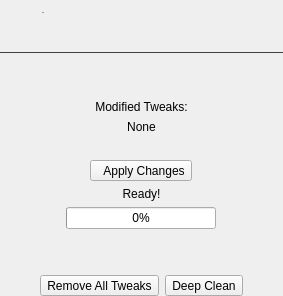
            <widget class="QWidget" name="applyPage">
             <layout class="QVBoxLayout" name="verticalLayout_6">
              <property name="leftMargin">
               <number>0</number>
              </property>
              <property name="topMargin">
               <number>0</number>
              </property>
              <property name="rightMargin">
               <number>0</number>
              </property>
              <property name="bottomMargin">
               <number>0</number>
              </property>
              <item>
               <widget class="QWidget" name="verticalWidget" native="true">
                <layout class="QVBoxLayout" name="verticalLayout_24">
                 <property name="leftMargin">
                  <number>0</number>
                 </property>
                 <property name="topMargin">
                  <number>0</number>
                 </property>
                 <property name="rightMargin">
                  <number>0</number>
                 </property>
                 <property name="bottomMargin">
                  <number>0</number>
                 </property>
                 <item>
                  <widget class="QWidget" name="locSimPageHeader_2" native="true">
                   <layout class="QHBoxLayout" name="horizontalLayout_33">
                    <property name="spacing">
                     <number>10</number>
                    </property>
                    <property name="leftMargin">
                     <number>0</number>
                    </property>
                    <property name="rightMargin">
                     <number>0</number>
                    </property>
                    <item>
                     <widget class="QToolButton" name="toolButton_18">
                      <property name="enabled">
                       <bool>false</bool>
                      </property>
                      <property name="styleSheet">
                       <string notr="true">QToolButton {
	icon-size: 24px;
	background-color: transparent;
	padding-left: 0px;
	padding-right: 5px;
	border-radius: 0px;
}</string>
                      </property>
                      <property name="icon">
                       <iconset resource="resources.qrc">
                        <normaloff>:/icon/check-circle.svg</normaloff>:/icon/check-circle.svg</iconset>
                      </property>
                     </widget>
                    </item>
                    <item>
                     <widget class="QWidget" name="verticalWidget_11" native="true">
                      <layout class="QVBoxLayout" name="verticalLayout_33">
                       <property name="spacing">
                        <number>6</number>
                       </property>
                       <property name="leftMargin">
                        <number>0</number>
                       </property>
                       <property name="topMargin">
                        <number>0</number>
                       </property>
                       <property name="rightMargin">
                        <number>0</number>
                       </property>
                       <property name="bottomMargin">
                        <number>0</number>
                       </property>
                       <item>
                        <widget class="QLabel" name="statusBarLbl_5">
                         <property name="font">
                          <font>
                           <pointsize>-1</pointsize>
                           <bold>false</bold>
                          </font>
                         </property>
                         <property name="text">
                          <string>Apply</string>
                         </property>
                        </widget>
                       </item>
                       <item>
                        <widget class="QLabel" name="label_16">
                         <property name="text">
                          <string/>
                         </property>
                        </widget>
                       </item>
                      </layout>
                     </widget>
                    </item>
                    <item>
                     <spacer name="horizontalSpacer_15">
                      <property name="orientation">
                       <enum>Qt::Horizontal</enum>
                      </property>
                      <property name="sizeHint" stdset="0">
                       <size>
                        <width>40</width>
                        <height>20</height>
                       </size>
                      </property>
                     </spacer>
                    </item>
                   </layout>
                  </widget>
                 </item>
                 <item>
                  <widget class="Line" name="line_5">
                   <property name="styleSheet">
                    <string notr="true">QFrame {
	color: #414141;
}</string>
                   </property>
                   <property name="frameShadow">
                    <enum>QFrame::Plain</enum>
                   </property>
                   <property name="orientation">
                    <enum>Qt::Horizontal</enum>
                   </property>
                  </widget>
                 </item>
                 <item>
                  <spacer name="verticalSpacer_10">
                   <property name="orientation">
                    <enum>Qt::Vertical</enum>
                   </property>
                   <property name="sizeHint" stdset="0">
                    <size>
                     <width>20</width>
                     <height>40</height>
                    </size>
                   </property>
                  </spacer>
                 </item>
                 <item>
                  <widget class="QLabel" name="label_6">
                   <property name="text">
                    <string>Modified Tweaks:</string>
                   </property>
                   <property name="alignment">
                    <set>Qt::AlignCenter</set>
                   </property>
                  </widget>
                 </item>
                 <item>
                  <widget class="QLabel" name="enabledTweaksLbl">
                   <property name="text">
                    <string>None</string>
                   </property>
                   <property name="alignment">
                    <set>Qt::AlignCenter</set>
                   </property>
                  </widget>
                 </item>
                 <item>
                  <widget class="QWidget" name="horizontalWidget" native="true">
                   <layout class="QHBoxLayout" name="horizontalLayout_17">
                    <property name="leftMargin">
                     <number>0</number>
                    </property>
                    <property name="topMargin">
                     <number>20</number>
                    </property>
                    <property name="rightMargin">
                     <number>0</number>
                    </property>
                    <property name="bottomMargin">
                     <number>0</number>
                    </property>
                    <item>
                     <widget class="QToolButton" name="applyTweaksBtn">
                      <property name="text">
                       <string>  Apply Changes</string>
                      </property>
                      <property name="icon">
                       <iconset resource="resources.qrc">
                        <normaloff>:/icon/check-circle.svg</normaloff>:/icon/check-circle.svg</iconset>
                      </property>
                      <property name="toolButtonStyle">
                       <enum>Qt::ToolButtonTextBesideIcon</enum>
                      </property>
                     </widget>
                    </item>
                   </layout>
                  </widget>
                 </item>
                 <item>
                  <widget class="QLabel" name="statusLbl">
                   <property name="text">
                    <string>Ready!</string>
                   </property>
                   <property name="alignment">
                    <set>Qt::AlignCenter</set>
                   </property>
                  </widget>
                 </item>
                 <item alignment="Qt::AlignHCenter">
                  <widget class="QProgressBar" name="restoreProgressBar">
                   <property name="sizePolicy">
                    <sizepolicy hsizetype="Fixed" vsizetype="Fixed">
                     <horstretch>0</horstretch>
                     <verstretch>0</verstretch>
                    </sizepolicy>
                   </property>
                   <property name="minimumSize">
                    <size>
                     <width>150</width>
                     <height>0</height>
                    </size>
                   </property>
                   <property name="value">
                    <number>0</number>
                   </property>
                   <property name="alignment">
                    <set>Qt::AlignCenter</set>
                   </property>
                  </widget>
                 </item>
                 <item>
                  <spacer name="verticalSpacer_2">
                   <property name="orientation">
                    <enum>Qt::Vertical</enum>
                   </property>
                   <property name="sizeHint" stdset="0">
                    <size>
                     <width>20</width>
                     <height>40</height>
                    </size>
                   </property>
                  </spacer>
                 </item>
                 <item>
                  <widget class="QWidget" name="horizontalWidget" native="true">
                   <layout class="QHBoxLayout" name="horizontalLayout_25">
                    <property name="leftMargin">
                     <number>0</number>
                    </property>
                    <property name="topMargin">
                     <number>0</number>
                    </property>
                    <property name="rightMargin">
                     <number>0</number>
                    </property>
                    <property name="bottomMargin">
                     <number>0</number>
                    </property>
                    <item>
                     <spacer name="horizontalSpacer_14">
                      <property name="orientation">
                       <enum>Qt::Horizontal</enum>
                      </property>
                      <property name="sizeHint" stdset="0">
                       <size>
                        <width>40</width>
                        <height>20</height>
                       </size>
                      </property>
                     </spacer>
                    </item>
                    <item>
                     <widget class="QToolButton" name="removeTweaksBtn">
                      <property name="text">
                       <string>Remove All Tweaks</string>
                      </property>
                     </widget>
                    </item>
                    <item>
                     <widget class="QToolButton" name="deepCleanBtn">
                      <property name="text">
                       <string>Deep Clean</string>
                      </property>
                     </widget>
                    </item>
                    <item>
                     <spacer name="horizontalSpacer_16">
                      <property name="orientation">
                       <enum>Qt::Horizontal</enum>
                      </property>
                      <property name="sizeHint" stdset="0">
                       <size>
                        <width>40</width>
                        <height>20</height>
                       </size>
                      </property>
                     </spacer>
                    </item>
                   </layout>
                  </widget>
                 </item>
                </layout>
               </widget>
              </item>
             </layout>
            </widget>
